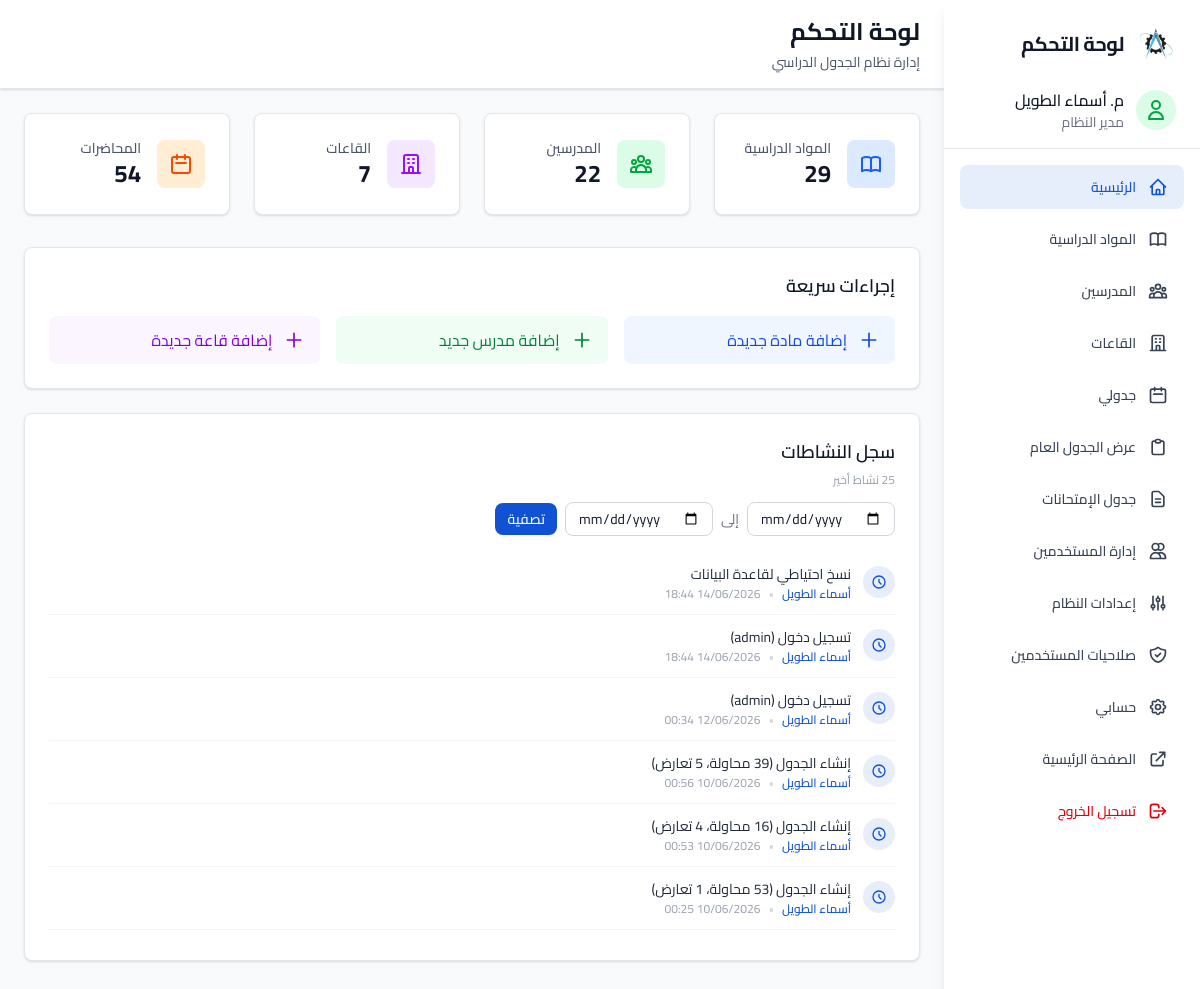
The page /Admin/dashboard.php (signed in) on the database its author committed.
### tables this page shows
CREATE TABLE `activity_logs` (
  `id` int(11) NOT NULL AUTO_INCREMENT,
  `user_name` varchar(255) DEFAULT '',
  `action` text NOT NULL,
  `created_at` timestamp NOT NULL DEFAULT current_timestamp(),
  PRIMARY KEY (`id`)
);

### Admin/dashboard.php (the view, shortened to what this page needs)
<?php
require_once '../includes/config.php';
$subjects_count = $pdo->query("SELECT COUNT(*) as count FROM subjects")->fetch()['count'];
$teachers_count = $pdo->query("SELECT COUNT(*) as count FROM teachers")->fetch()['count'];
$rooms_count = $pdo->query("SELECT COUNT(*) as count FROM rooms")->fetch()['count'];
$schedules_count = $pdo->query("SELECT COUNT(*) as count FROM schedules")->fetch()['count'];
$date_from = isset($_GET['date_from']) && preg_match('/^\d{4}-\d{2}-\d{2}$/', $_GET['date_from']) ? $_GET['date_from'] : null;
$date_to   = isset($_GET['date_to'])   && preg_match('/^\d{4}-\d{2}-\d{2}$/', $_GET['date_to'])   ? $_GET['date_to']   : null;
$recent_activities = [];
try {
    if ($date_from && $date_to) {
        $stmt = $pdo->prepare("SELECT * FROM activity_logs WHERE DATE(created_at) BETWEEN ? AND ? ORDER BY created_at DESC");
        $stmt->execute([$date_from, $date_to]);
        $recent_activities = $stmt->fetchAll();
    } elseif ($date_from) {
        $stmt = $pdo->prepare("SELECT * FROM activity_logs WHERE DATE(created_at) >= ? ORDER BY created_at DESC");
        $stmt->execute([$date_from]);
        $recent_activities = $stmt->fetchAll();
    } elseif ($date_to) {
        $stmt = $pdo->prepare("SELECT * FROM activity_logs WHERE DATE(created_at) <= ? ORDER BY created_at DESC");
        $stmt->execute([$date_to]);
        $recent_activities = $stmt->fetchAll();
    } else {
        $recent_activities = $pdo->query("SELECT * FROM activity_logs ORDER BY created_at DESC LIMIT 25")->fetchAll();
    }
} catch (Exception $e) {
}
?>
<!DOCTYPE html>
<html dir="rtl" lang="ar">
<head>
    <link rel="stylesheet" href="../assets/CSS/style.css">
    <link href="../assets/fonts/cairo.css" rel="stylesheet"/>
</head>
<body class="font-sans antialiased bg-gray-50">
<?php include 'sidebar.php'; ?>
    <main class="flex-1 overflow-y-auto pt-0">
        <header class="bg-white shadow-sm border-b border-gray-200">
            <div class="px-6 py-4">
                <h1 class="text-2xl font-bold text-gray-900">لوحة التحكم</h1>
                <p class="text-sm text-gray-600 mt-1">إدارة نظام الجدول الدراسي</p>
            </div>
        </header>
        <div class="p-3 md:p-6">
            <div class="grid grid-cols-1 md:grid-cols-2 lg:grid-cols-4 gap-6 mb-8">
                <div class="bg-white rounded-custom shadow border border-gray-200 p-6">
                    <div class="flex items-center">
                        <div class="flex-shrink-0 bg-blue-100 rounded-custom p-3">
                        </div>
                        <div class="mr-4">
                            <p class="text-sm font-medium text-gray-600">المواد الدراسية</p>
                            <p class="text-2xl font-bold text-gray-900"><?php echo $subjects_count; ?></p>
                        </div>
                    </div>
                </div>
                <div class="bg-white rounded-custom shadow border border-gray-200 p-6">
                    <div class="flex items-center">
                        <div class="flex-shrink-0 bg-green-100 rounded-custom p-3">
                        </div>
                        <div class="mr-4">
                            <p class="text-sm font-medium text-gray-600">المدرسين</p>
                            <p class="text-2xl font-bold text-gray-900"><?php echo $teachers_count; ?></p>
                        </div>
                    </div>
                </div>
                <div class="bg-white rounded-custom shadow border border-gray-200 p-6">
                    <div class="flex items-center">
                        <div class="flex-shrink-0 bg-purple-100 rounded-custom p-3">
                            <svg class="w-6 h-6 text-purple-600" fill="none" stroke="currentColor" viewBox="0 0 24 24">
                                <path stroke-linecap="round" stroke-linejoin="round" stroke-width="2" d="M19 21V5a2 2 0 00-2-2H7a2 2 0 00-2 2v16m14 0h2m-2 0h-5m-9 0H3m2 0h5M9 7h1m-1 4h1m4-4h1m-1 4h1m-5 10v-5a1 1 0 011-1h2a1 1 0 011 1v5m-4 0h4"></path>
                            </svg>
                        </div>
                        <div class="mr-4">
                            <p class="text-sm font-medium text-gray-600">القاعات</p>
                            <p class="text-2xl font-bold text-gray-900"><?php echo $rooms_count; ?></p>
                        </div>
                    </div>
                </div>
                <div class="bg-white rounded-custom shadow border border-gray-200 p-6">
                    <div class="flex items-center">
                        <div class="flex-shrink-0 bg-orange-100 rounded-custom p-3">
                            <svg class="w-6 h-6 text-orange-600" fill="none" stroke="currentColor" viewBox="0 0 24 24">
                                <path stroke-linecap="round" stroke-linejoin="round" stroke-width="2" d="M8 7V3m8 4V3m-9 8h10M5 21h14a2 2 0 002-2V7a2 2 0 00-2-2H5a2 2 0 00-2 2v12a2 2 0 002 2z"></path>
                            </svg>
                        </div>
                        <div class="mr-4">
                            <p class="text-sm font-medium text-gray-600"> المحاضرات</p>
                            <p class="text-2xl font-bold text-gray-900"><?php echo $schedules_count; ?></p>
                        </div>
                    </div>
                </div>
            </div>
            <div class="bg-white rounded-custom shadow border border-gray-200 p-6">
                <h2 class="text-lg font-semibold text-gray-900 mb-4">إجراءات سريعة</h2>
                <div class="grid grid-cols-1 md:grid-cols-3 gap-4">
                    <a href="subjects.php" class="flex items-center gap-3 px-4 py-3 bg-blue-50 text-blue-700 rounded-custom hover:bg-blue-100 transition-colors">
                        <svg class="w-5 h-5" fill="none" stroke="currentColor" viewBox="0 0 24 24">
                            <path stroke-linecap="round" stroke-linejoin="round" stroke-width="2" d="M12 4v16m8-8H4"></path>
                        </svg>
                        إضافة مادة جديدة
                    </a>
                    <a href="teachers.php" class="flex items-center gap-3 px-4 py-3 bg-green-50 text-green-700 rounded-custom hover:bg-green-100 transition-colors">
                        <svg class="w-5 h-5" fill="none" stroke="currentColor" viewBox="0 0 24 24">
                            <path stroke-linecap="round" stroke-linejoin="round" stroke-width="2" d="M12 4v16m8-8H4"></path>
                        </svg>
                        إضافة مدرس جديد
                    </a>
                    <a href="rooms.php" class="flex items-center gap-3 px-4 py-3 bg-purple-50 text-purple-700 rounded-custom hover:bg-purple-100 transition-colors">
                        <svg class="w-5 h-5" fill="none" stroke="currentColor" viewBox="0 0 24 24">
                            <path stroke-linecap="round" stroke-linejoin="round" stroke-width="2" d="M12 4v16m8-8H4"></path>
                        </svg>
                        إضافة قاعة جديدة
                    </a>
                </div>
            </div>
            <div class="bg-white rounded-custom shadow border border-gray-200 p-6 mt-6">
                <div class="flex flex-col sm:flex-row sm:items-center justify-between gap-3 mb-4">
                    <div>
                        <h2 class="text-lg font-semibold text-gray-900">سجل النشاطات</h2>
                        <span class="text-xs text-gray-400">
                            <?php
                            if ($date_from && $date_to) {
                                echo 'من ' . date('d/m/Y', strtotime($date_from)) . ' إلى ' . date('d/m/Y', strtotime($date_to));
                            } elseif ($date_from) {
                                echo 'من ' . date('d/m/Y', strtotime($date_from));
                            } elseif ($date_to) {
                                echo 'حتى ' . date('d/m/Y', strtotime($date_to));
                            } else {
                                echo count($recent_activities) . ' نشاط أخير';
                            }
                            ?>
                        </span>
                    </div>
                    <form method="GET" class="flex items-center gap-2 flex-wrap">
                        <input type="date" name="date_from"
                               value="<?php echo htmlspecialchars($date_from ?? ''); ?>"
                               class="px-3 py-1.5 border border-gray-300 rounded-custom text-sm focus:outline-none focus:ring-2 focus:ring-primary">
                        <span class="text-sm text-gray-500">إلى</span>
                        <input type="date" name="date_to"
                               value="<?php echo htmlspecialchars($date_to ?? ''); ?>"
                               class="px-3 py-1.5 border border-gray-300 rounded-custom text-sm focus:outline-none focus:ring-2 focus:ring-primary">
                        <button type="submit" class="px-3 py-1.5 bg-primary text-white rounded-custom text-sm font-medium hover:bg-primary/90">تصفية</button>
                    </form>
                </div>
                <?php if (empty($recent_activities)): ?>
                    <p class="text-sm text-gray-400 text-center py-8">لا توجد نشاطات مسجّلة حتى الآن</p>
                <?php else: ?>
                    <div class="divide-y divide-gray-100 max-h-96 overflow-y-auto">
                        <?php foreach ($recent_activities as $log): ?>
                        <div class="flex items-start gap-3 py-3">
                            <div class="w-8 h-8 bg-primary/10 rounded-full flex items-center justify-center flex-shrink-0 mt-0.5">
                                <svg class="w-4 h-4 text-primary" fill="none" stroke="currentColor" viewBox="0 0 24 24">
                                    <path stroke-linecap="round" stroke-linejoin="round" stroke-width="2" d="M12 8v4l3 3m6-3a9 9 0 11-18 0 9 9 0 0118 0z"></path>
                                </svg>
                            </div>
                            <div class="flex-1 min-w-0">
                                <p class="text-sm text-gray-800"><?php echo htmlspecialchars($log['action']); ?></p>
                                <div class="flex items-center gap-2 mt-0.5">
                                    <?php if (!empty($log['user_name'])): ?>
                                        <span class="text-xs font-medium text-primary"><?php echo htmlspecialchars($log['user_name']); ?></span>
                                        <span class="text-gray-300 text-xs">•</span>
                                    <?php endif; ?>
                                    <span class="text-xs text-gray-400"><?php echo date('d/m/Y H:i', strtotime($log['created_at'])); ?></span>
                                </div>
                            </div>
                        </div>
                        <?php endforeach; ?>
                    </div>
                <?php endif; ?>
            </div>
        </div>
    </main>
</div>
</body>
</html>

### assets/CSS/style.css (style rules this page uses)
body { background-color: #f9fafb; color: #111827; font-family: 'Cairo', sans-serif; }

### rows shown on the page
activity_logs: action "نسخ احتياطي لقاعدة البيانات", user_name "أسماء الطويل", created_at "14/06/2026 18:44"
activity_logs: action "تسجيل دخول (admin)", user_name "أسماء الطويل", created_at "14/06/2026 18:44"
activity_logs: action "تسجيل دخول (admin)", user_name "أسماء الطويل", created_at "12/06/2026 00:34"
activity_logs: action "إنشاء الجدول (39 محاولة، 5 تعارض)", user_name "أسماء الطويل", created_at "10/06/2026 00:56"
activity_logs: action "إنشاء الجدول (16 محاولة، 4 تعارض)", user_name "أسماء الطويل", created_at "10/06/2026 00:53"
activity_logs: action "إنشاء الجدول (53 محاولة، 1 تعارض)", user_name "أسماء الطويل", created_at "10/06/2026 00:25"

### other values the page prints
getTitleAbbr($current_user['title']) "م."
$current_user['name'] "أسماء الطويل"
$subjects_count "29"
$teachers_count "22"
$rooms_count "7"
$schedules_count "54"
